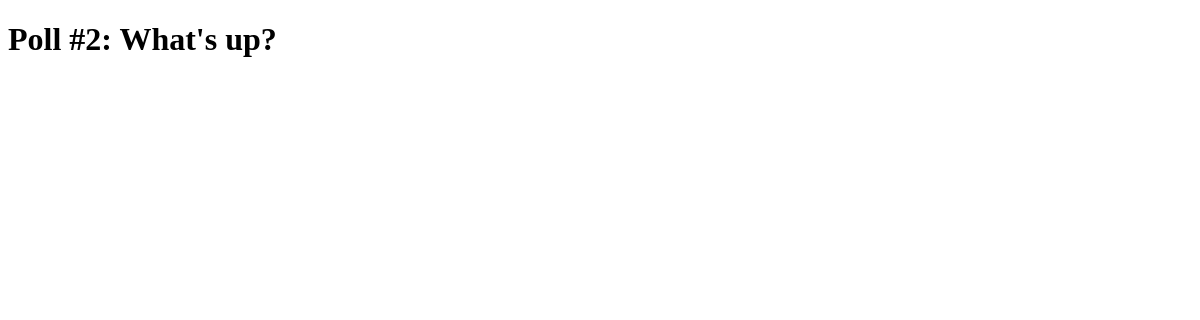
The page /polls/2/results/ on the database as committed earlier.
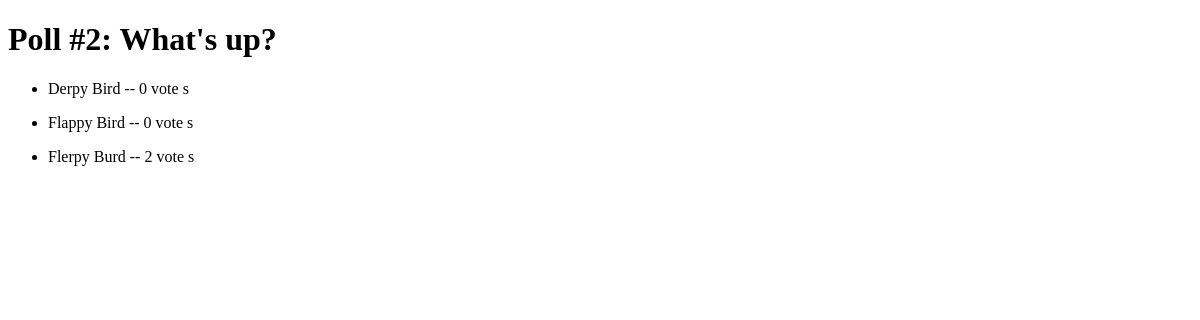
The same page on the database as committed later.
### polls/models.py (models this page shows, shortened)
class Poll(models.Model):
    question = models.CharField(max_length = 200)
    publication_date = models.DateTimeField('Date Published')
    def was_published_recently(self):
        return self.publication_date >= timezone.now() - datetime.timedelta(days=1)
    was_published_recently.admin_order_field = 'publication_date'
    was_published_recently.boolean = True
    was_published_recently.short_description = 'Published Recently?'

class Choice(models.Model):
    poll = models.ForeignKey(Poll)
    choice_text = models.CharField(max_length = 200)
    votes = models.IntegerField(default = 0)

### polls/views.py (the view)
# urls.py: url(r'^(?P<pk>\d+)/results/$', views.ResultsView.as_view(), name='results'),
class ResultsView(generic.DetailView):
    model = Poll
    template_name = 'polls/results.html'

### polls/templates/polls/results.html
<!DOCTYPE html>
<html>
<body>
<div>
<h1>Poll #{{ poll.id }}: {{ poll.question }}</h1>
<ul>
{% for choice in poll.choice_set.all %}
    <li><p>{{ choice.choice_text }} -- {{ choice.votes }} vote {{ choice.votes|pluralize }} <p></li>
{% endfor %}
</ul>
</div>
</body>
</html>

Rows that differ between the two databases and show on the page:
added Choice: choice_text "Derpy Bird", votes "0"
added Choice: choice_text "Flappy Bird", votes "0"
added Choice: choice_text "Flerpy Burd", votes "2"
